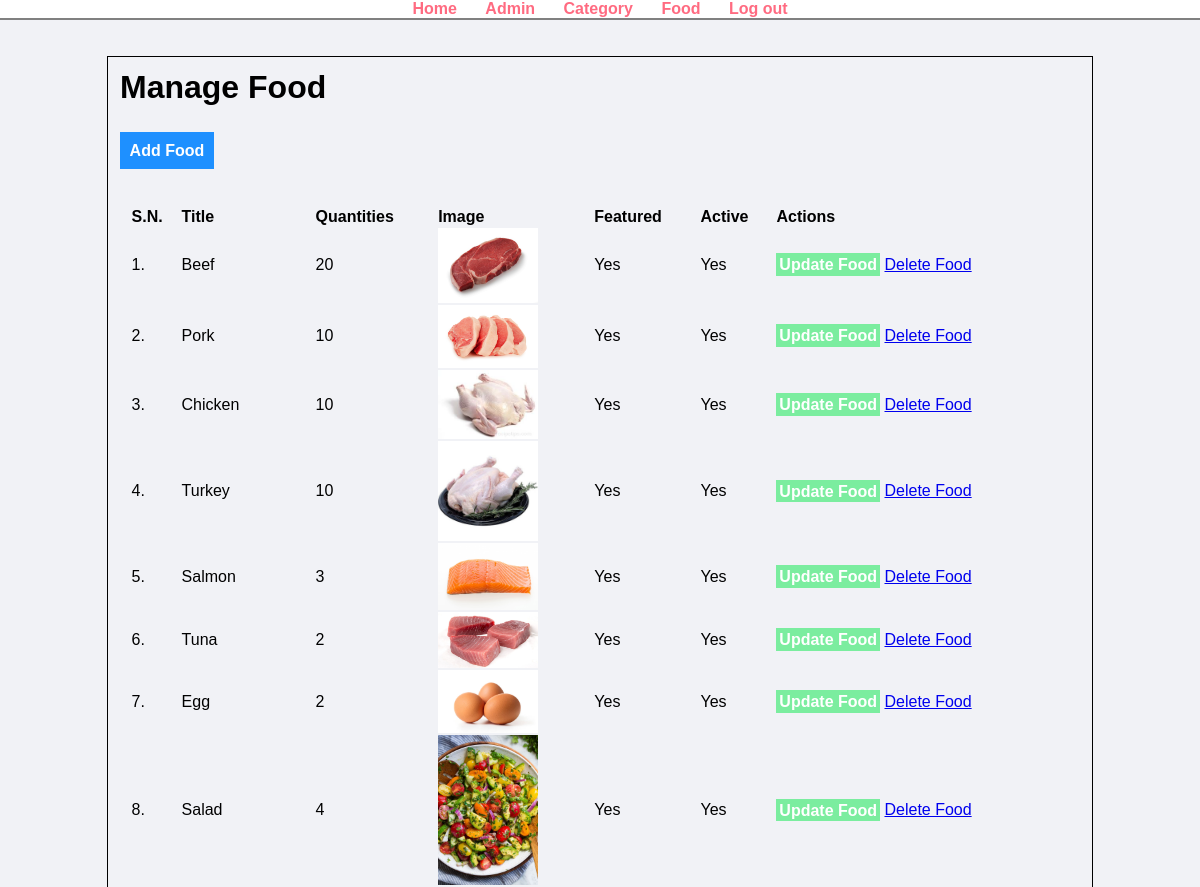
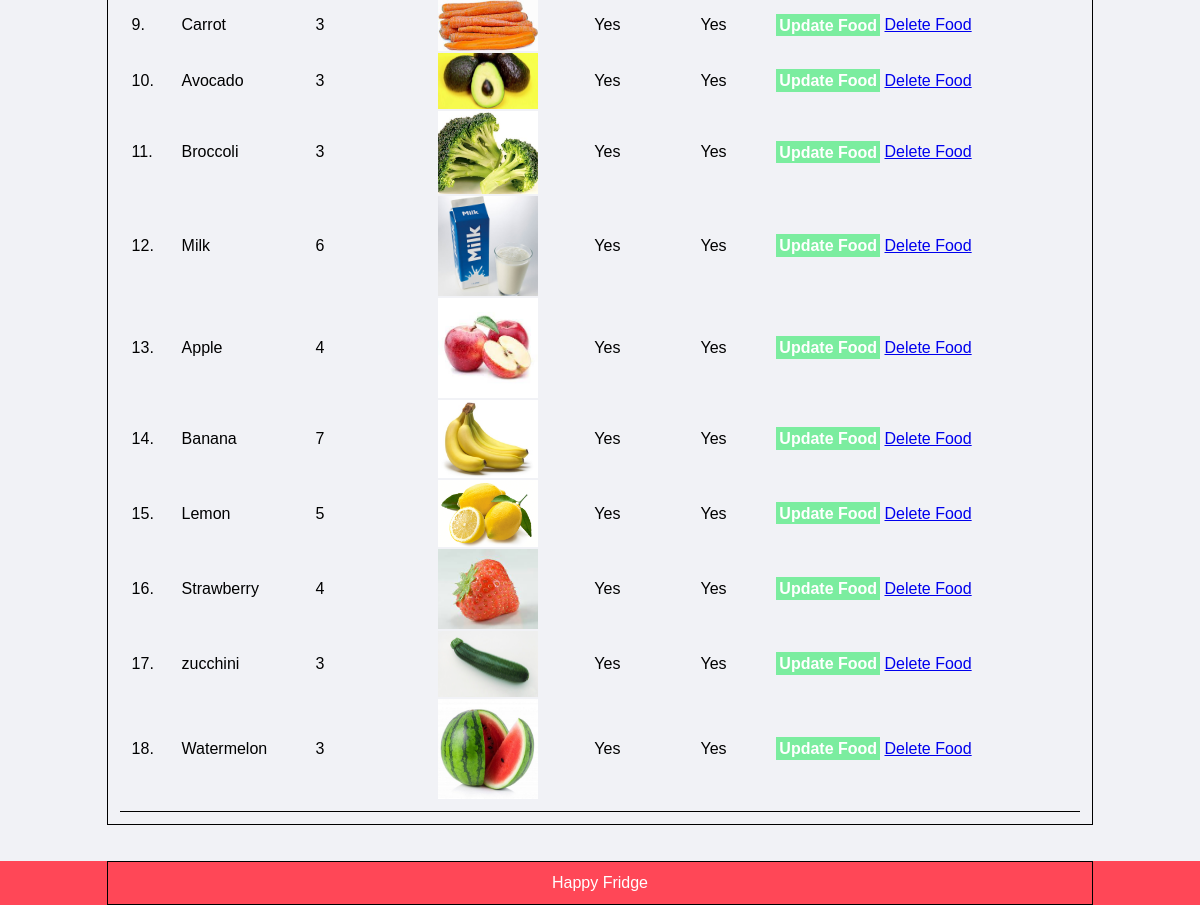
Screenshot of /food-order/admin/manage-food.php (signed in) with the database file from the repository (2 pictures, top to bottom).
### tables this page shows
CREATE TABLE `tbl_food` (
  `id` int(10) UNSIGNED NOT NULL,
  `title` varchar(100) NOT NULL,
  `description` text NOT NULL,
  `price` decimal(10,0) NOT NULL,
  `timestamp` timestamp NOT NULL DEFAULT current_timestamp(),
  `image_name` varchar(255) NOT NULL,
  `category_id` int(10) UNSIGNED NOT NULL,
  `featured` varchar(10) NOT NULL,
  `active` varchar(10) NOT NULL
);

### food-order/admin/manage-food.php (the view, shortened to what this page needs)
<?php include('partials/menu.php'); ?>
<div class="main-content">
    <div class="wrapper">
        <h1>Manage Food</h1>
        <br /><br />
                <a href="<?php echo SITEURL; ?>admin/add-food.php" class="btn-primary">Add Food</a>
                <br /><br /><br />
                <table class="tbl-full">
                    <tr>
                        <th>S.N.</th>
                        <th>Title</th>
                        <th>Quantities</th>
                        <th>Image</th>
                        <th>Featured</th>
                        <th>Active</th>
                        <th>Actions</th>
                    </tr>
                    <?php
                        $sql = "SELECT * FROM tbl_food";
                        $res = mysqli_query($conn, $sql);
                        $count = mysqli_num_rows($res);
                        $sn=1;
                        if($count>0)
                        {
                            while($row=mysqli_fetch_assoc($res))
                            {
                                $id = $row['id'];
                                $title = $row['title'];
                                $price = $row['price'];
                                $image_name = $row['image_name'];
                                $featured = $row['featured'];
                                $active = $row['active'];
                                ?>
                                <tr>
                                    <td><?php echo $sn++; ?>. </td>
                                    <td><?php echo $title; ?></td>
                                    <td><?php echo $price; ?></td>
                                    <td>
                                        <?php
                                            if($image_name=="")
                                            {
                                                echo "<div class='error'>Image not Added.</div>";
                                            }
                                            else
                                            {
                                                ?>
                                                <img src="<?php echo SITEURL; ?>images/food/<?php echo $image_name; ?>" width="100px">
                                                <?php
                                            }
                                        ?>
                                    </td>
                                    <td><?php echo $featured; ?></td>
                                    <td><?php echo $active; ?></td>
                                    <td>
                                        <a href="<?php echo SITEURL; ?>admin/update-food.php?id=<?php echo $id; ?>" class="btn-secondary">Update Food</a>
                                        <a href="<?php echo SITEURL; ?>admin/delete-food.php?id=<?php echo $id; ?>&image_name=<?php echo $image_name; ?>" class="btn-danger">Delete Food</a>
                                    </td>
                                </tr>
                                <?php
                            }
                        }
                        else
                        {
                            echo "<tr> <td colspan='7' class='error'> Food not Added Yet. </td> </tr>";
                        }
                    ?>
                </table>
    </div>
</div>
<?php include('partials/footer.php'); ?>

### food-order/css/admin.css (style rules this page uses)
* { margin: 0 0; padding: 0 0; font-family: Arial, Helvetica, sans-serif; }
.wrapper { border: 1px, solid black; padding: 1% ; width: 80%; margin: 0 auto; }
.tbl-full { width: 100%; border-bottom: 1px solid black; padding: 1%; text-align: left; }
.btn-primary { background-color:#1e90ff; padding: 1%; color: white; text-decoration: none; font-weight: bold; }
.btn-secondary { background-color: #7bed9f; padding: 1%; color: white; text-decoration: none; font-weight: bold; }
.main-content { background-color: #f1f2f6; padding: 3% 0; }

### rows the page displays
tbl_food: title "Beef", price "20", image_name (picture), featured "Yes", active "Yes"
tbl_food: title "Pork", price "10", image_name (picture), featured "Yes", active "Yes"
tbl_food: title "Chicken", price "10", image_name (picture), featured "Yes", active "Yes"
tbl_food: title "Turkey", price "10", image_name (picture), featured "Yes", active "Yes"
tbl_food: title "Salmon", price "3", image_name (picture), featured "Yes", active "Yes"
tbl_food: title "Tuna", price "2", image_name (picture), featured "Yes", active "Yes"
tbl_food: title "Egg", price "2", image_name (picture), featured "Yes", active "Yes"
tbl_food: title "Salad", price "4", image_name (picture), featured "Yes", active "Yes"
tbl_food: title "Carrot", price "3", image_name (picture), featured "Yes", active "Yes"
tbl_food: title "Avocado", price "3", image_name (picture), featured "Yes", active "Yes"
tbl_food: title "Broccoli", price "3", image_name (picture), featured "Yes", active "Yes"
tbl_food: title "Milk", price "6", image_name (picture), featured "Yes", active "Yes"
tbl_food: title "Apple", price "4", image_name (picture), featured "Yes", active "Yes"
tbl_food: title "Banana", price "7", image_name (picture), featured "Yes", active "Yes"
tbl_food: title "Lemon", price "5", image_name (picture), featured "Yes", active "Yes"
tbl_food: title "Strawberry", price "4", image_name (picture), featured "Yes", active "Yes"
tbl_food: title "zucchini", price "3", image_name (picture), featured "Yes", active "Yes"
tbl_food: title "Watermelon", price "3", image_name (picture), featured "Yes", active "Yes"
